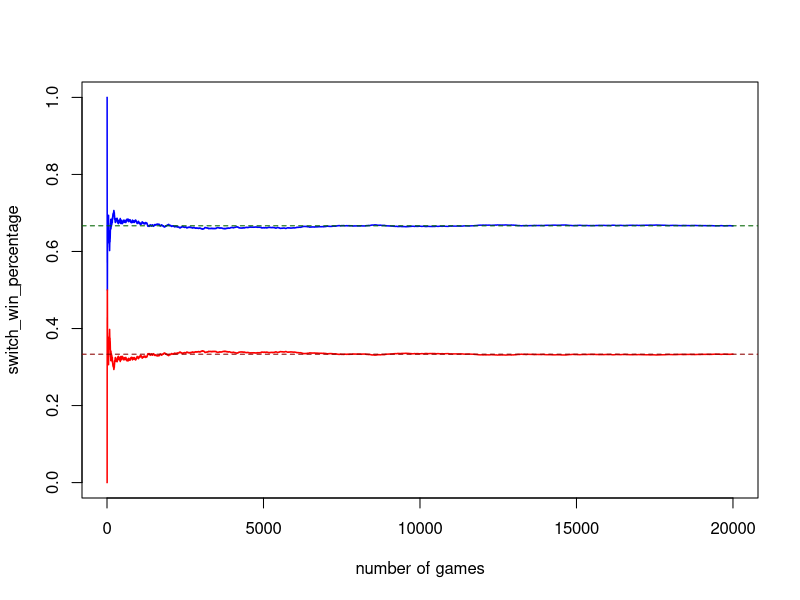

Source code (R):
doors = 1:3

switch_win_vec = c()
noswitch_win_vec = c()

switch_win_percentage = c()
noswitch_win_percentage = c()

for(ii in 1:20000){
  # max's pick
  door_max = 1
  
  # put car behind door
  door_car = sample(doors,1)
  
  # monty's door reveal
  if(door_car==1){ door_monty = sample(c(2,3),1) }
  if(door_car!=1){ door_monty = doors[c(-door_max,-door_car)] }
  
  # switch or not?
  switch_door = doors[c(-door_max,-door_monty)]
  noswitch = 1
  
  # check if you won
  switch_win = ( switch_door==door_car )
  noswitch_win = ( noswitch==door_car )
  
  # collect the wins
  switch_win_vec = c(switch_win_vec,switch_win)
  noswitch_win_vec = c(noswitch_win_vec,noswitch_win)
  
  # win percentage
  switch_win_percentage = c(switch_win_percentage,mean(switch_win_vec))
  noswitch_win_percentage = c(noswitch_win_percentage,mean(noswitch_win_vec))
}

plot(switch_win_percentage,type="l",col="blue",ylim=c(0,1),xlab="number of games",lwd=1.5)
abline(h=2/3,col="darkgreen",lty=2)
lines(noswitch_win_percentage,col="red",lwd=1.5)
abline(h=1/3,col="darkred",lty=2)
